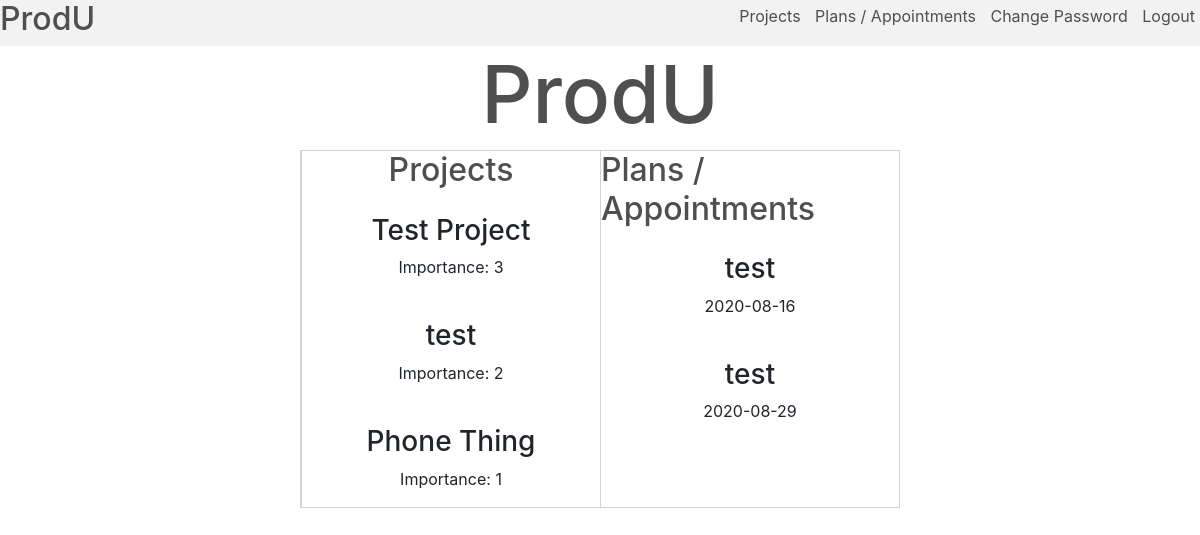
Screenshot of / (signed in) with the database file from the repository.
### tables this page shows
CREATE TABLE projects (
id INTEGER PRIMARY KEY,
user_id INTEGER NOT NULL,
visible_ids TEXT,
name TEXT NOT NULL,
importance INTEGER NOT NULL,
FOREIGN KEY (user_id) REFERENCES users(id)
);

CREATE TABLE plans (
id INTEGER PRIMARY KEY,
user_id INTEGER NOT NULL,
details TEXT NOT NULL,
date DATE NOT NULL,
FOREIGN KEY (user_id) REFERENCES users(id)
);

### app.py (the view)
@app.route("/")
@login_required
def index():
    plans = db.execute("SELECT * FROM plans WHERE user_id = :user_id ORDER BY date ASC LIMIT 5", user_id = session["user_id"])
    projects = db.execute("SELECT * FROM projects WHERE user_id = :user_id ORDER BY importance DESC LIMIT 5", user_id = session["user_id"])
    alert_text = ""
    return render_template("index.html", plans = plans, projects = projects)

### app.py (called while the page is built)
def login_required(f):
    @wraps(f)
    def decorated_function(*args, **kwargs):
        if session.get("user_id") is None:
            return redirect("/login")
        return f(*args, **kwargs)
    return decorated_function

### templates/index.html (shortened to what this page needs)
{% extends "layout.html" %}
{% block body %}
    <h1>ProdU</h1>
    <div id = "indexdisplay">
        <div id = "projects">
            <h2 style = "margin: 0 auto;">Projects</h2>
            {% if not projects %}
                <p>Nothing to show here...</p>
                <p>Add projects by going to the projects tab!</p>
            {% else %}
                {% for project in projects %}
                    <br>
                    <div style = "width: 100%;">
                        <h3> {{ project["name"] }} </h3>
                        <p>Importance: {{ project["importance"] }}</p>
                    </div>
                {% endfor %}
            {% endif %}
        </div>
        <div id = "plans">
            <h2 style = "margin: 0 auto;">Plans / Appointments</h2>
            {% if not plans %}
                <p>Nothing to show here...</p><br>
                <p>Add plans by going to the plans tab!</p>
            {% else %}
                {% for plan in plans %}
                    <br>
                    <div style = "width: 100%;">
                        <h3> {{ plan["details"] }} </h3>
                        <p>{{ plan["date"] }}</p>
                    </div>
                {% endfor %}
            {% endif %}
        </div>
    </div>
{% endblock %}

### static/style.css (style rules this page uses)
h1 { text-align: center; color: #4f4f4f; font-size: 5em; }
h2 { text-align: left; color: #4f4f4f; }
#indexdisplay { border: 1px solid #d2d2d2; width: 50%; display: flex; justify-content: space-around; margin: auto; }
#projects, #plans { border-left: 1px solid #d2d2d2; text-align: center; display: flex; flex-direction:column; width: 50%; }

### rows the page displays
projects: name "Test Project", importance "3"
projects: name "test", importance "2"
projects: name "Phone Thing", importance "1"
plans: details "test", date "2020-08-16"
plans: details "test", date "2020-08-29"
